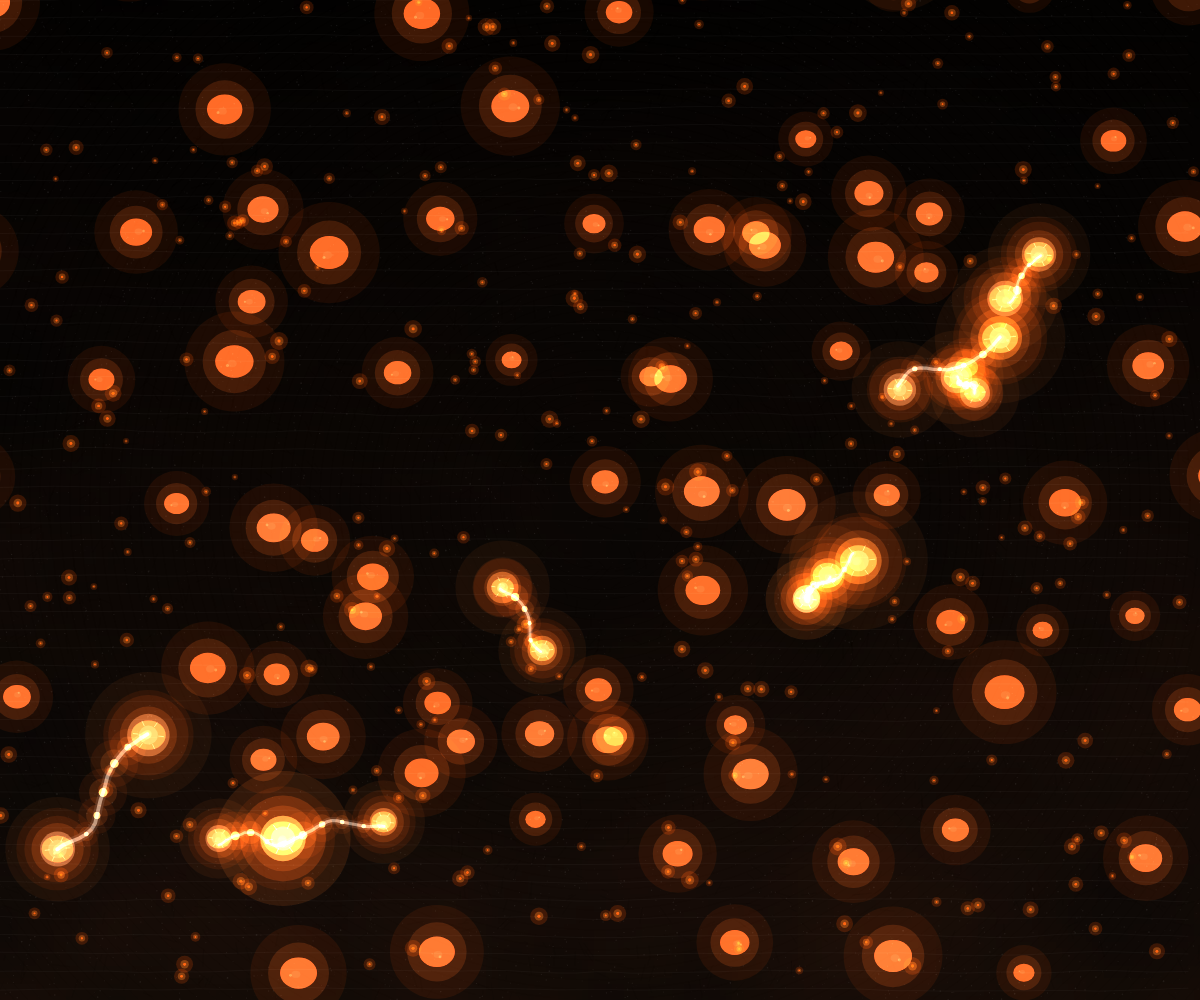
Frame 1 (no input)
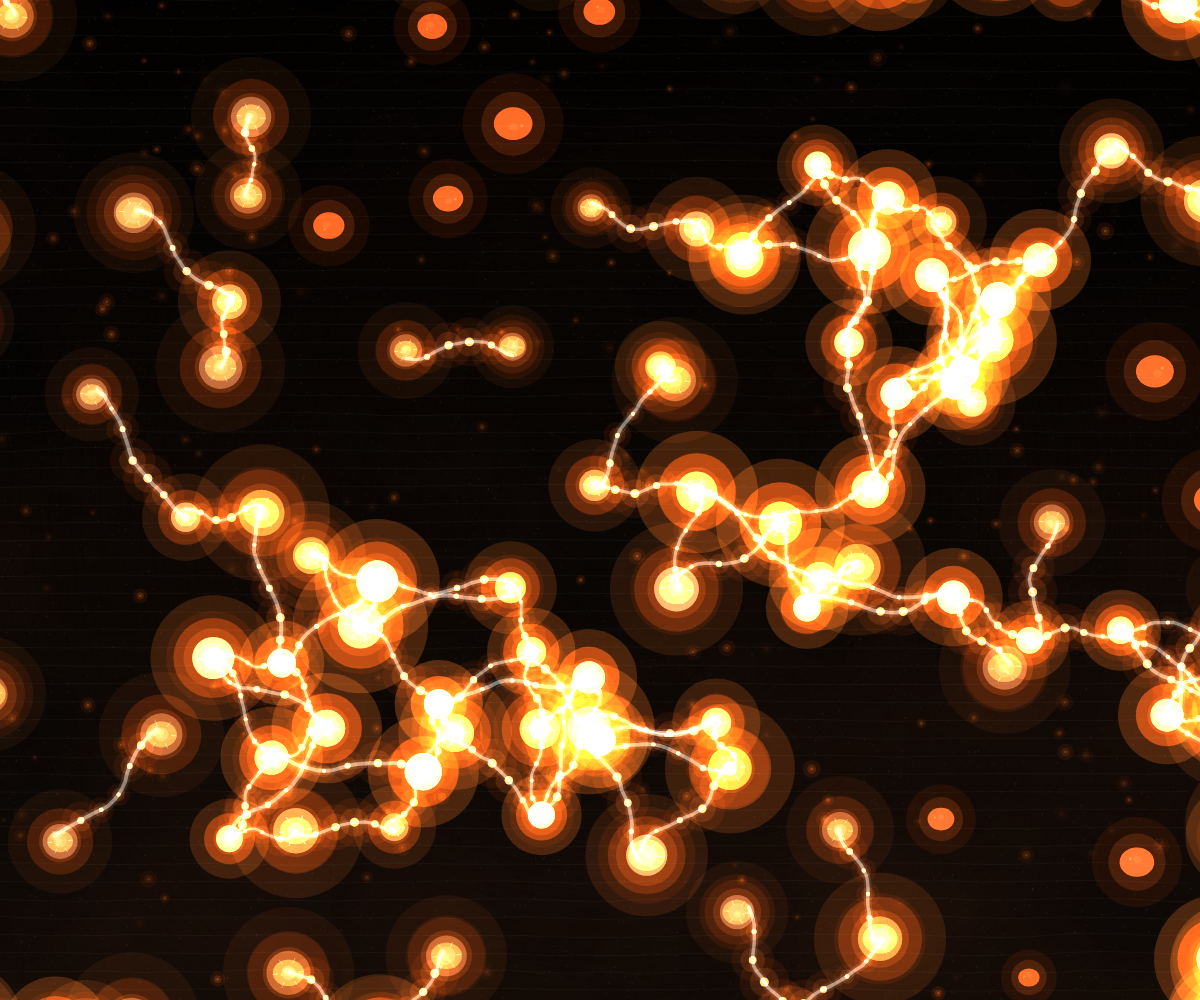
Frame 60 (no input)
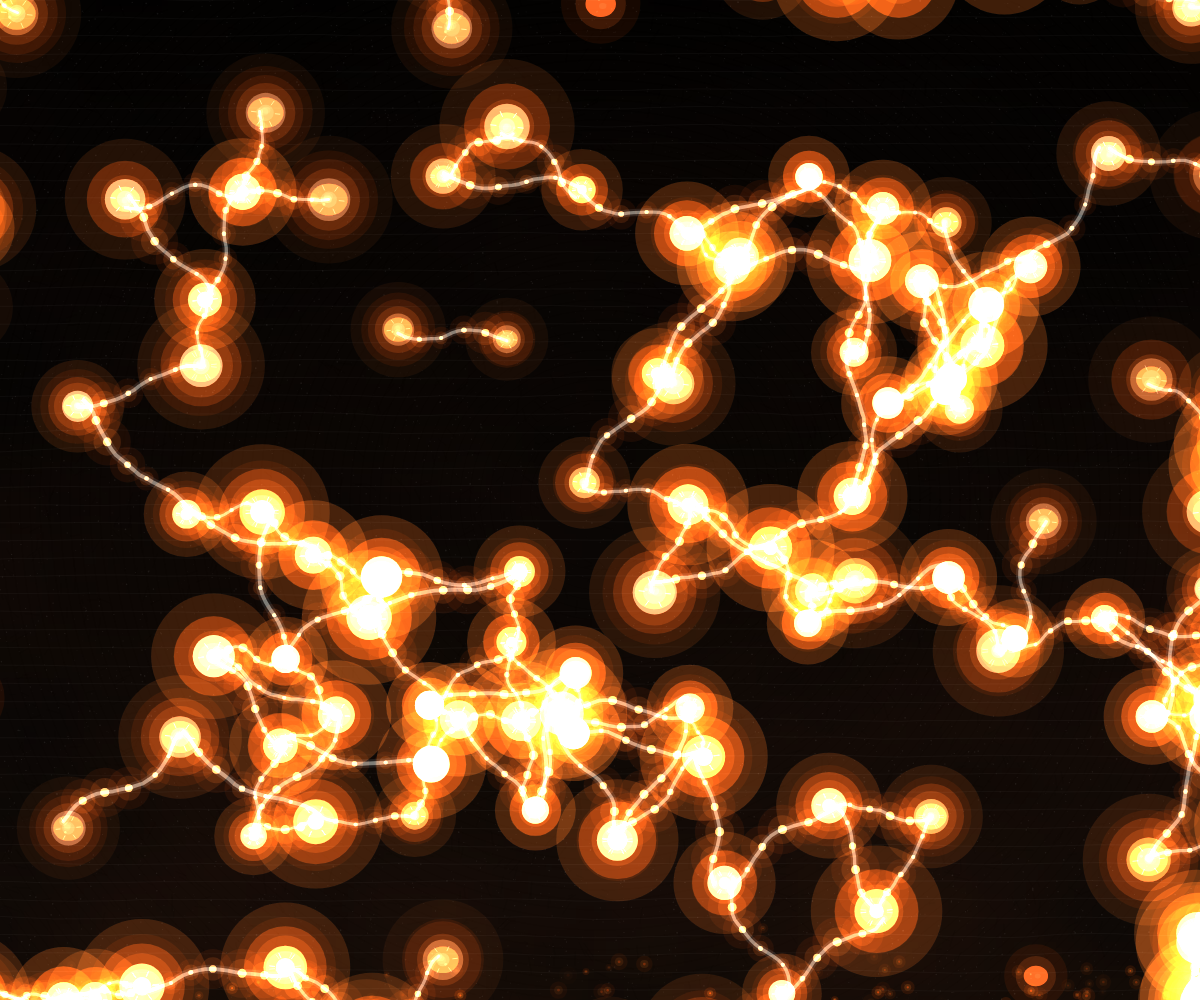
Frame 120 (the mouse pressed at the canvas centre since frame 60)

The p5.js sketch that drew these frames (run headless with seeded random() and noise() and a simulated clock; from frame 60 on, the mouse is pressed at the canvas centre):

// p5.js sketch
// ── sketch.js
let t = 0;

const palette = {
  soilDark: "#050505",
  soilMid: "#121212",
  soilLight: "#242424",
  moss: "#2A2A2A",
  lichen: "#3A3A3A",
  amber: "#FF4D00",
  bone: "#D9D9D9",
  ink: "#000000",
  glow: "#FF7A18",
  acid: "#FF2E00"
};

let cells = [];
let links = [];
let debris = [];
let fire = [];   

let groundLayer;
let fireparticle_count = 3000
const CFG = {
  initialCells: 34,
  maxCells: 72,
  neighborDist: 170,
  spring: 0.0025,
  maxLinkLength: 600,
  drag: 0.985,
  noiseForce: 0.12,
  cellGrowChance: 0.0018,
  splitChance: 0.0024,
  collapseAge: 900
};

function setup() {
  createCanvas(windowWidth, windowHeight);
  pixelDensity(1);
  angleMode(RADIANS);
  strokeCap(ROUND);
  strokeJoin(ROUND);
  noFill();
  buildScene();

  for (let i = 0; i < 300; i++) {
    fire.push(makeFire());
  }
}

function makeFire() {
  return {
    x: random(width),
    y: random(height),
    vx: random(-0.2, 0.2),
    vy: random(-0.6, -1.8),
    r: random(1, 3),
    life: random(40, 120),
    age: 0
  };
}

function updateFire() {
  for (let f of fire) {
    f.age++;

    let n = noise(f.x * 0.002, f.y * 0.002, t * 0.5);
    f.vx += (n - 0.5) * 0.2;

    f.x += f.vx;
    f.y += f.vy;

    f.vx *= 0.98;

    if (f.y < 0 || f.age > f.life) {
      f.x = random(width);
      f.y = height + random(20, 80);
      f.age = 0;
      f.vy = random(-1.5, -0.5);
    }
  }
}

function drawFire() {
  blendMode(ADD);
  noStroke();

  for (let f of fire) {
    let a = map(f.age, 0, f.life, 180, 0);

    fill(255, 80, 0, a * 0.25);
    circle(f.x, f.y, f.r * 6);

    fill(255, 140, 40, a * 0.4);
    circle(f.x, f.y, f.r * 3);

    fill(255, 60, 0, a);
    circle(f.x, f.y, f.r);
  }

  blendMode(BLEND);
}

function buildScene() {
  cells = [];
  links = [];
  debris = [];

  buildGround();

  let cols = ceil(width / 150) + 2;
  let rows = ceil(height / 120) + 2;

  for (let j = -1; j < rows; j++) {
    for (let i = -1; i < cols; i++) {
      if (random() < 0.25) continue;

      let ox = (j % 2 === 0) ? 0 : 75;
      let x = i * 150 + ox + random(-30, 30);
      let y = j * 120 + random(-24, 24);

      let c = createCell(x, y, random(0.65, 1.15));
      c.vx = random(-0.6, 0.6);
      c.vy = random(-0.6, 0.6);
      cells.push(c);
    }
  }

  for (let k = 0; k < CFG.initialCells; k++) {
    cells.push(
      createCell(
        random(width * 0.12, width * 0.88),
        random(height * 0.16, height * 0.84),
        random(0.7, 1.3)
      )
    );
  }

  rebuildLinks(true);
}

function createCell(x, y, energy = 1) {
  return {
    x,
    y,
    vx: random(-0.5, 0.5),
    vy: random(-0.5, 0.5),
    r: random(9, 16),
    energy,
    age: floor(random(1000)),
    seed: random(10000),
    hueShift: random(1),
    linkCount: 0,
    kind: floor(random(4))
  };
}

function buildGround() {
  groundLayer = createGraphics(width, height);
  groundLayer.pixelDensity(1);
  groundLayer.noStroke();

  let s = 6;
  for (let y = 0; y < height; y += s) {
    for (let x = 0; x < width; x += s) {
      let nx = x * 0.0045;
      let ny = y * 0.0055;
      let n1 = noise(nx, ny);
      let n2 = noise(nx * 2.1 + 40, ny * 2.1 + 20);
      let n = n1 * 0.7 + n2 * 0.3;

      let topBias = map(y, 0, height, 0.15, 1.0);
  let cA = color("#0A0705"); 

let cB = color("#1A0E08"); 

let cC = color("#2A140A"); 

      let base = lerpColor(cA, cB, n);
      base = lerpColor(base, cC, pow(n, 2.2) * 0.55);

      let a = 255;
      let rr = red(base) * topBias;
      let gg = green(base) * topBias;
      let bb = blue(base) * topBias;

      groundLayer.fill(rr, gg, bb, a);
      groundLayer.rect(x, y, s + 1, s + 1);
    }
  }

  groundLayer.noFill();
  for (let y = 0; y < height; y += 18) {
    let amp = map(noise(y * 0.01), 0, 1, 2, 12);
    groundLayer.stroke(255, 8);
    groundLayer.strokeWeight(1);

    groundLayer.beginShape();
    for (let x = 0; x <= width; x += 18) {
      let n = noise(x * 0.01, y * 0.018, 10.0);
      let yy = y + (n - 0.5) * amp;
      groundLayer.vertex(x, yy);
    }
    groundLayer.endShape();
  }

  groundLayer.stroke(0, 24);
  for (let i = 0; i < 2400; i++) {
    let x = random(width);
    let y = random(height);
    let len = random(3, 18);
    let ang = noise(x * 0.01, y * 0.01) * TWO_PI * 2;
    groundLayer.line(x, y, x + cos(ang) * len, y + sin(ang) * len);
  }

  groundLayer.noStroke();
  for (let i = 0; i < 9000; i++) {
    let x = random(width);
    let y = random(height);
    let a = random(5, 20);
    groundLayer.fill(255, a);
    groundLayer.circle(x, y, random(0.6, 1.8));
  }

  groundLayer.noFill();
  let maxR = max(width, height) * 0.95;
  for (let r = 0; r < maxR; r += 10) {
    let a = map(r, 0, maxR, 0, 26);
    groundLayer.stroke(0, a);
    groundLayer.circle(width / 2, height / 2, r * 2);
  }
}
function drawEmissionFog() {
  blendMode(ADD);

  noStroke();

  for (let i = 0; i < 6; i++) {
    let x = noise(i * 10, t * 0.3) * width;
    let y = noise(i * 20, t * 0.3) * height;

    let r = 180 + 120 * noise(i, t);

    fill(255, 80, 10, 10);   

    circle(x, y, r);

    fill(255, 40, 0, 6);     

    circle(x + 20, y - 10, r * 1.4);
  }

  blendMode(BLEND);
}
function draw() {
  background(8, 8, 8);

  image(groundLayer, 0, 0);

  updateCells();
  rebuildLinks(false);
  updateLinks();

  updateFire();   

  drawFire();     

  blendMode(ADD);
  drawLinks();
  drawCells();
  drawDebris();
  blendMode(BLEND);

  t += 0.01;
}
function drawAtmosphere() {
  noStroke();
  for (let i = 0; i < 65; i++) {
    let x = noise(i * 0.2, t * 0.2) * width;
    let y = noise(i * 0.2 + 90, t * 0.2) * height;
    let r = 18 + noise(i * 0.2 + 12, t * 0.12) * 42;
    fill(255, 10);
    circle(x, y, r);
  }
}

function updateCells() {
  for (let c of cells) {
    c.age++;

    let n1 = noise(c.x * 0.004, c.y * 0.004, t * 0.25);
    let n2 = noise(c.x * 0.006 + 90, c.y * 0.006 + 20, t * 0.22);
    let ang = n1 * TWO_PI * 2.0;
    c.vx += cos(ang) * CFG.noiseForce * 0.015;
    c.vy += sin(ang) * CFG.noiseForce * 0.015;

    c.vx += (n2 - 0.5) * 0.035;
    c.vy += (noise(c.x * 0.005 + 999, c.y * 0.005 + 222, t * 0.19) - 0.5) * 0.035;

    c.r += sin(t * 2 + c.seed) * 0.002;
    c.r = constrain(c.r, 7.5, 18);

    c.energy += c.linkCount * 0.0008 - 0.0012;
    c.energy += (noise(c.seed * 0.01, t * 0.3) - 0.5) * 0.004;
    c.energy = constrain(c.energy, 0.15, 1.65);

    c.vx *= CFG.drag;
    c.vy *= CFG.drag;
    c.x += c.vx;
    c.y += c.vy;

    if (c.x < -50) c.x = width + 50;
    if (c.x > width + 50) c.x = -50;
    if (c.y < -50) c.y = height + 50;
    if (c.y > height + 50) c.y = -50;

    if (
      cells.length < CFG.maxCells &&
      c.energy > 1.28 &&
      random() < CFG.cellGrowChance
    ) {
      budCell(c);
    }
  }
}

function budCell(parent) {
  let a = random(TWO_PI);
  let d = random(18, 38);

  let child = createCell(
    parent.x + cos(a) * d,
    parent.y + sin(a) * d,
    parent.energy * random(0.42, 0.68)
  );

  child.vx = parent.vx + cos(a + HALF_PI) * random(-0.6, 0.6);
  child.vy = parent.vy + sin(a + HALF_PI) * random(-0.6, 0.6);
  child.r = parent.r * random(0.72, 0.92);

  cells.push(child);
  links.push(makeLink(cells.indexOf(parent), cells.length - 1, "growing"));
}

function rebuildLinks(forceAll) {
  for (let c of cells) c.linkCount = 0;

  let maxLinksPerCell = 4;
  let maxDist = CFG.neighborDist;

  let used = new Set();
  for (let L of links) {
    if (L.dead) continue;
    let key = linkKey(L.a, L.b);
    used.add(key);
  }

  if (forceAll || frameCount % 3 === 0) {
    for (let i = 0; i < cells.length; i++) {
      let a = cells[i];
      let countA = 0;

      for (let j = 0; j < links.length; j++) {
        let L = links[j];
        if (L.dead) continue;
        if (L.a === i || L.b === i) countA++;
      }

      if (countA >= maxLinksPerCell) continue;

      for (let j = i + 1; j < cells.length; j++) {
        let b = cells[j];

        let countB = 0;
        for (let k = 0; k < links.length; k++) {
          let L = links[k];
          if (L.dead) continue;
          if (L.a === j || L.b === j) countB++;
        }
        if (countB >= maxLinksPerCell) continue;

        let d = dist(a.x, a.y, b.x, b.y);
        if (d > maxDist) continue;

        let key = linkKey(i, j);
        if (used.has(key)) continue;

        let chance = map(d, 0, maxDist, 0.08, 0.0);
        chance *= 0.8 + 0.6 * min(a.energy, b.energy);

        if (random() < chance) {
          links.push(makeLink(i, j, "growing"));
          used.add(key);
        }
      }
    }
  }
}

function makeLink(a, b, state = "stable") {
  let A = cells[a];
  let B = cells[b];
  let d = dist(A.x, A.y, B.x, B.y);
  return {
    a,
    b,
    rest: d,
    state,
    age: 0,
    seed: random(10000),
    phase: random(TWO_PI),
    timer: 0,
    life: random(520, 1100),
    splitDone: false,
    collapsePull: 0
  };
}

function linkKey(a, b) {
  return a < b ? `${a}:${b}` : `${b}:${a}`;
}

function updateLinks() {

  for (let L of links) {
    if (L.dead) continue;

    let a = cells[L.a];
    let b = cells[L.b];
    if (!a || !b) {
      L.dead = true;
      continue;
    }

    L.age++;
    L.timer++;

    let dx = b.x - a.x;
    let dy = b.y - a.y;
    let d = sqrt(dx * dx + dy * dy) + 0.0001;
if (d > CFG.maxLinkLength) {
  L.dead = true;
  continue;
}
    let nx = dx / d;
    let ny = dy / d;

    let force = (d - L.rest) * CFG.spring;

    if (L.state !== "collapse") {
      a.vx += nx * force;
      a.vy += ny * force;
      b.vx -= nx * force;
      b.vy -= ny * force;
    }

    L.rest = lerp(L.rest, d, 0.006);

    let tension = d / max(1, L.rest);

    if (
      L.state === "stable" &&
      !L.splitDone &&
      a.energy > 1.0 &&
      b.energy > 1.0 &&
      d > 35 &&
      d < CFG.neighborDist * 0.72 &&
      random() < CFG.splitChance
    ) {
      L.state = "splitting";
      L.timer = 0;
      L.splitDone = true;
    }

    if (
      L.state !== "dying" &&
      (
        a.energy < 0.28 ||
        b.energy < 0.28 ||
        d > CFG.neighborDist * 1.12 ||
        L.age > L.life
      )
    ) {
      L.state = "collapse";
      L.timer = 0;
      L.collapsePull = 0;
    }

    if (L.state === "splitting") {
      if (L.timer === 18) {
        splitLink(L);
      }
      if (L.timer > 40) {
        L.state = "dying";
        L.timer = 0;
      }
    } else if (L.state === "collapse") {

      L.collapsePull = min(1, L.collapsePull + 0.04);

      let pull = 0.0008 + L.collapsePull * 0.003;
      a.vx += nx * pull * 12;
      a.vy += ny * pull * 12;
      b.vx -= nx * pull * 12;
      b.vy -= ny * pull * 12;

      a.energy -= 0.0015;
      b.energy -= 0.0015;

      if (L.timer > 42) {
        emitCollapse(a.x + dx * 0.5, a.y + dy * 0.5, d * 0.5);
        L.state = "dying";
        L.timer = 0;
      }
    } else if (L.state === "growing") {
      if (L.timer > 36) L.state = "stable";
    } else if (L.state === "dying") {
      if (L.timer > 24) L.dead = true;
    }

    let health = (a.energy + b.energy) * 0.5;
    if (health < 0.45 && L.state === "stable") L.state = "collapse";
  }

  links = links.filter(L => !L.dead);
}

function splitLink(L) {
  let a = cells[L.a];
  let b = cells[L.b];
  if (!a || !b) return;

  let mx = (a.x + b.x) * 0.5;
  let my = (a.y + b.y) * 0.5;

  let child = createCell(
    mx + random(-6, 6),
    my + random(-6, 6),
    (a.energy + b.energy) * 0.45
  );

  child.vx = (a.vx + b.vx) * 0.5 + random(-0.8, 0.8);
  child.vy = (a.vy + b.vy) * 0.5 + random(-0.8, 0.8);
  child.r = max(7, min(a.r, b.r) * random(0.75, 0.92));

  let idx = cells.length;
  cells.push(child);

  links.push(makeLink(L.a, idx, "growing"));
  links.push(makeLink(idx, L.b, "growing"));

  L.dead = true;
  emitBurst(mx, my, 14, color(palette.acid));
}

function emitBurst(x, y, n, col) {
  for (let i = 0; i < n; i++) {
    debris.push({
      x,
      y,
      vx: random(-2.5, 2.5),
      vy: random(-2.5, 2.5),
      life: random(24, 50),
      age: 0,
      r: random(1.2, 3.6),
      col
    });
  }
}

function emitCollapse(x, y, scale) {
  for (let i = 0; i < 18; i++) {
    debris.push({
      x,
      y,
      vx: random(-3, 3) * 0.7,
      vy: random(-3, 3) * 0.7,
      life: random(18, 34),
      age: 0,
      r: random(0.8, 2.8) * (0.6 + scale * 0.02),
      col: color(255, 210, 160, 180)
    });
  }
}

function drawLinks() {
  for (let L of links) {
    let a = cells[L.a];
    let b = cells[L.b];
    if (!a || !b) continue;

    let ax = a.x;
    let ay = a.y;
    let bx = b.x;
    let by = b.y;

    let dx = bx - ax;
    let dy = by - ay;
    let d = sqrt(dx * dx + dy * dy) + 0.0001;

    let nx = -dy / d;
    let ny = dx / d;

    let centerPulse = 0.5 + 0.5 * sin(t * 3 + L.phase);
    let endPulse = 0.5 + 0.5 * sin(t * 6 + L.phase * 1.7);

    let stateBoost = 1;
    if (L.state === "splitting") stateBoost = 1.6;
    if (L.state === "collapse") stateBoost = 0.58;
    if (L.state === "dying") stateBoost = 0.22;

    let amp = (10 + d * 0.10) * stateBoost;
    let splitPinch = 0;
    if (L.state === "splitting") {
      splitPinch = abs(sin(L.timer * 0.22));
      amp *= 1.2 + splitPinch * 0.8;
    }

    let pts = [];
    let steps = 20;
    for (let i = 0; i <= steps; i++) {
      let u = i / steps;
      let x = lerp(ax, bx, u);
      let y = lerp(ay, by, u);

      let waveA = noise(L.seed + u * 2.2, t * 0.8) - 0.5;
      let waveB = sin(u * PI * 2 + t * 2 + L.phase) * 0.55;
      let pinch = sin(u * PI);
      let pinchFactor = 1;

      if (L.state === "splitting") {

        pinchFactor = 1 - pow(1 - abs(u - 0.5) * 2, 1.7) * 0.72;
      } else if (L.state === "collapse") {
        pinchFactor = 0.35 + 0.65 * (1 - min(1, L.collapsePull));
      } else if (L.state === "dying") {
        pinchFactor = 0.15 + 0.25 * endPulse;
      }

      let offset = (waveA * 0.9 + waveB * 0.6) * amp * pinchFactor;
      x += nx * offset;
      y += ny * offset;

      x += cos(t * 8 + u * 16 + L.phase) * 0.35;
      y += sin(t * 7 + u * 14 + L.phase) * 0.35;

      pts.push({ x, y, u });
    }

    let bodyCol = color(56, 62, 66, 90);
    let innerCol = color(210, 220, 210, 110);
    let coreCol = color(160, 200, 155, 120);
    let glowCol = color(245, 230, 180, 65);

    let thick = 4.0 + d * 0.03;
    if (L.state === "splitting") thick *= 1.18;
    if (L.state === "collapse") thick *= 0.78;
    if (L.state === "dying") thick *= 0.45;

    noFill();
    stroke(bodyCol);
    strokeWeight(thick);
    beginShape();
    for (let p of pts) vertex(p.x, p.y);
    endShape();

    stroke(innerCol);
    strokeWeight(max(1.0, thick * 0.45));
    beginShape();
    for (let p of pts) vertex(p.x, p.y);
    endShape();

    let beadCount = 3 + floor(d / 70);
    for (let i = 0; i < beadCount; i++) {
      let u = (i + 1) / (beadCount + 1);
      let idx = floor(u * steps);
      let p = pts[idx];

      let rr = 4 + 5 * (0.5 + 0.5 * sin(t * 4 + L.phase + i));
      if (L.state === "splitting" && abs(u - 0.5) < 0.18) rr *= 1.5;
      if (L.state === "collapse") rr *= 0.75;

      noStroke();
      fill(red(coreCol), green(coreCol), blue(coreCol), 160);
      circle(p.x, p.y, rr);
noStroke();

fill(255, 90, 20, 18);
circle(p.x, p.y, rr * 5.5);

fill(255, 120, 40, 35);
circle(p.x, p.y, rr * 3.2);

fill(255, 80, 0, 160);
circle(p.x, p.y, rr);
    }

    if (L.state === "splitting") {
      let mid = pts[floor(steps * 0.5)];
      noStroke();
      fill(255, 200, 140, 120);
      circle(mid.x, mid.y, 10 + 12 * splitPinch);

      fill(255, 235, 180, 35);
      circle(mid.x, mid.y, 28 + 24 * splitPinch);
    }

    drawAnchor(a, L.state, true);
    drawAnchor(b, L.state, false);
  }
}

function drawAnchor(c, state, isLeft) {
  let s = c.r * (1.45 + c.energy * 0.12);
  let pulse = 0.8 + 0.2 * sin(t * 3 + c.seed);
  let e = c.energy;

  let col1 = lerpColor(color(palette.soilDark), color(palette.lichen), constrain(e / 1.4, 0, 1));
  let col2 = lerpColor(color(palette.bone), color(palette.glow), constrain(e / 1.4, 0, 1));

  if (state === "collapse") {
    col1 = color(70, 55, 48, 220);
    col2 = color(180, 150, 120, 120);
  } else if (state === "splitting") {
    col2 = color(250, 230, 180, 200);
  } else if (state === "dying") {
    col1 = color(45, 40, 38, 180);
    col2 = color(150, 130, 120, 80);
  }

  noStroke();
  fill(red(col1), green(col1), blue(col1), 220);
  circle(c.x, c.y, s * pulse);

  fill(red(col2), green(col2), blue(col2), 95);
  circle(c.x, c.y, s * 1.85);

  fill(20, 18, 16, 180);
  circle(c.x + cos(t + c.seed) * 1.4, c.y + sin(t * 1.3 + c.seed) * 1.4, s * 0.35);
noStroke();
fill(255, 90, 20, 25);
circle(c.x, c.y, s * 3.5);

fill(255, 120, 40, 15);
circle(c.x, c.y, s * 5.5);
  stroke(255, 60);
  strokeWeight(1);
  noFill();
  for (let i = 0; i < 6; i++) {
    let a = (TWO_PI / 6) * i + (isLeft ? 0.1 : -0.1);
    let r1 = s * 0.45;
    let r2 = s * 0.66;
    line(
      c.x + cos(a) * r1,
      c.y + sin(a) * r1,
      c.x + cos(a) * r2,
      c.y + sin(a) * r2
    );
  }
}

function drawCells() {
  for (let c of cells) {
    let bodyWobble = 1 + 0.12 * sin(t * 4 + c.seed);
    let r = c.r * bodyWobble;

    let fillA = lerpColor(color(palette.soilMid), color(palette.lichen), constrain(c.energy / 1.5, 0, 1));
    let fillB = lerpColor(color(palette.bone), color(palette.glow), constrain(c.energy / 1.5, 0, 1));

    noStroke();
    fill(red(fillA), green(fillA), blue(fillA), 230);
    ellipse(c.x, c.y, r * 2.3, r * 1.95);

    noStroke();

fill(255, 80, 0, 20);
ellipse(c.x, c.y, r * 6, r * 6);

fill(255, 110, 30, 40);
ellipse(c.x, c.y, r * 3.8, r * 3.8);

fill(255, 70, 0, 180);
ellipse(c.x, c.y, r * 2.3, r * 1.95);

    let nx = c.x + cos(t * 2 + c.seed) * r * 0.18;
    let ny = c.y + sin(t * 2.3 + c.seed) * r * 0.18;
    fill(20, 18, 16, 190);
    ellipse(nx, ny, r * 0.55, r * 0.45);

    fill(255, 220, 160, 55);
    ellipse(c.x + cos(c.seed) * r * 0.55, c.y + sin(c.seed) * r * 0.35, r * 0.18, r * 0.18);
  }
}

function drawDebris() {
  noStroke();
  for (let i = debris.length - 1; i >= 0; i--) {
    let p = debris[i];
    p.age++;
    p.x += p.vx;
    p.y += p.vy;
    p.vx *= 0.96;
    p.vy *= 0.96;
    p.vy += 0.01;

    let lifeRatio = 1 - p.age / p.life;
    if (lifeRatio <= 0) {
      debris.splice(i, 1);
      continue;
    }

    let c = p.col || color(255);
    fill(red(c), green(c), blue(c), 200 * lifeRatio);
    circle(p.x, p.y, p.r * (1 + (1 - lifeRatio) * 2.2));
  }
}

function windowResized() {
  resizeCanvas(windowWidth, windowHeight);
  buildScene();
}
